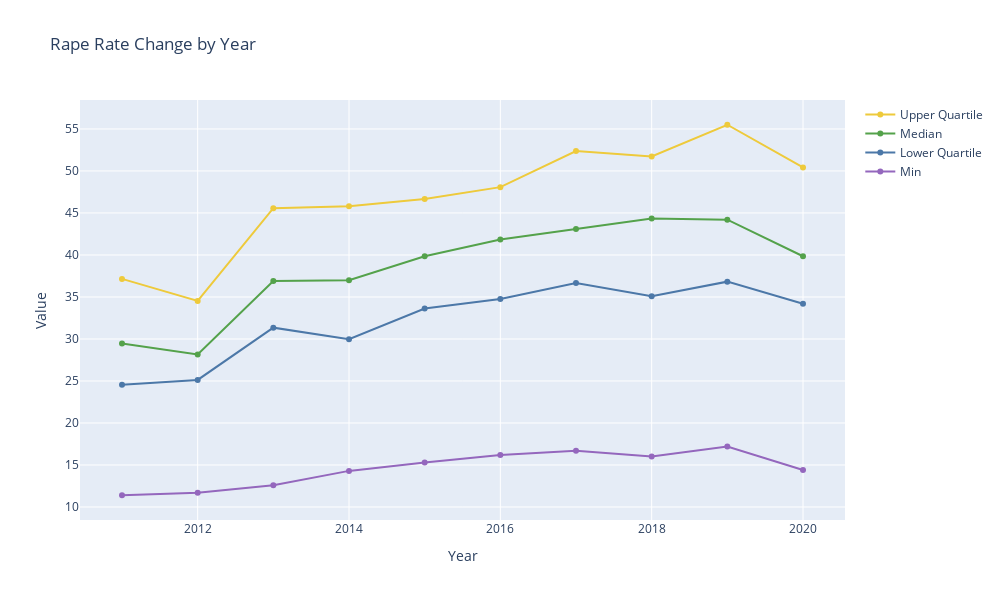

The cell this chart's notebook holds for it:
### Markdown cell above
<h4> Rape Rate </h4>

* Divided the rape occurrences of a state by its population and multiply by 100,000
* In general, the trends across 14 states are steady except for Alaska; also, the differences between each state's rape rate are small. We also see some overlap between the middle 10% states and bottom 10% states
    * Alaska: Observe an abnormal and salient fluctuation compared to the rest of the states. Furthermore, it has a significant higher rape rate than the rest of the states

### Code cell
q1 = data_df.groupby(['year'])['rape_rate'].quantile(0.25).reset_index()
q3 = data_df.groupby(['year'])['rape_rate'].quantile(0.75).reset_index()

# combine data
grouped = data_df.groupby(['year'])['rape_rate'].agg(['max', 'min', 'median']).reset_index()
grouped = pd.merge(grouped, q1, on='year')
grouped = pd.merge(grouped, q3, on='year')

# create scatter plot data
data = [
    go.Scatter(
        x=q3['year'],
        y=q3['rape_rate'],
        name='Upper Quartile',
        mode='markers+lines',
        line=dict(
            color='#EECA3B'
        )
    ),
    go.Scatter(
        x=grouped['year'],
        y=grouped['median'],
        name='Median',
        mode='markers+lines',
        marker=dict(
            color='#54A24B'
        )
    ),
    go.Scatter(
        x=q1['year'],
        y=q1['rape_rate'],
        name='Lower Quartile',
        mode='markers+lines',
        line=dict(
            color='#4C78A8'
        )
    ),
    go.Scatter(
        x=grouped['year'],
        y=grouped['min'],
        name='Min',
        mode='markers+lines',
        marker=dict(
            color='#9467BD'
        )
    )
]

# create layout
layout = go.Layout(
    title='Rape Rate Change by Year',
    xaxis=dict(
        title='Year'
    ),
    yaxis=dict(
        title='Value'
    )
)
fig = go.Figure(data=data, layout=layout)
fig.update_layout(width=1000, height=600)
fig.show()

### Figure 1 — Plotly figure (JSON) as saved in the notebook; plotly's stock layout.template omitted (floating-point values rounded to 4 significant figures)
{"data": [{"line": {"color": "#EECA3B"}, "mode": "markers+lines", "name": "Upper Quartile", "type": "scatter", "x": [2011, 2012, 2013, 2014, 2015, 2016, 2017, 2018, 2019, 2020], "y": [37.15, 34.53, 45.58, 45.8, 46.67, 48.08, 52.38, 51.73, 55.5, 50.43]}, {"marker": {"color": "#54A24B"}, "mode": "markers+lines", "name": "Median", "type": "scatter", "x": [2011, 2012, 2013, 2014, 2015, 2016, 2017, 2018, 2019, 2020], "y": [29.45, 28.15, 36.9, 37, 39.85, 41.85, 43.1, 44.35, 44.2, 39.85]}, {"line": {"color": "#4C78A8"}, "mode": "markers+lines", "name": "Lower Quartile", "type": "scatter", "x": [2011, 2012, 2013, 2014, 2015, 2016, 2017, 2018, 2019, 2020], "y": [24.55, 25.12, 31.35, 29.97, 33.62, 34.75, 36.67, 35.1, 36.82, 34.2]}, {"marker": {"color": "#9467BD"}, "mode": "markers+lines", "name": "Min", "type": "scatter", "x": [2011, 2012, 2013, 2014, 2015, 2016, 2017, 2018, 2019, 2020], "y": [11.4, 11.7, 12.6, 14.3, 15.3, 16.2, 16.7, 16, 17.2, 14.4]}], "layout": {"height": 600, "title": {"text": "Rape Rate Change by Year"}, "width": 1000, "xaxis": {"title": {"text": "Year"}}, "yaxis": {"title": {"text": "Value"}}}}
